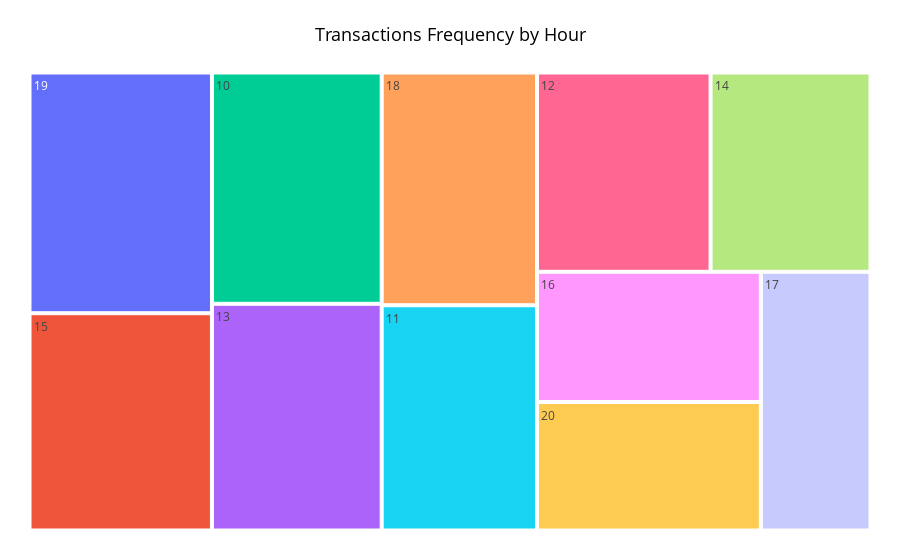

This figure's notebook cell:
### Code cell
fig4=px.treemap(markethour, path=['hour'], values='total', color_continuous_midpoint=50)
fig4.update_layout(title={'text': 'Transactions Frequency by Hour','font': {'color': 'black', 'size': 18}},
                   font_color='black', title_x=0.5, title_y=0.95, margin = dict(t=50, l=25, r=25, b=25))
fig4.show()

### Figure 1 — Plotly figure (JSON) as saved in the notebook; plotly's stock layout.template omitted (floating-point values rounded to 4 significant figures)
{"data": [{"branchvalues": "total", "domain": {"x": [0, 1], "y": [0, 1]}, "hovertemplate": "labels=%{label}<br>total=%{value}<br>parent=%{parent}<br>id=%{id}<extra></extra>", "ids": ["10", "11", "12", "13", "14", "15", "16", "17", "18", "19", "20"], "labels": ["10", "11", "12", "13", "14", "15", "16", "17", "18", "19", "20"], "name": "", "parents": ["", "", "", "", "", "", "", "", "", "", ""], "type": "treemap", "values": [101, 90, 89, 99, 82, 102, 75, 73, 93, 113, 74]}], "layout": {"font": {"color": "black"}, "legend": {"tracegroupgap": 0}, "margin": {"b": 25, "l": 25, "r": 25, "t": 50}, "title": {"font": {"color": "black", "size": 18}, "text": "Transactions Frequency by Hour", "x": 0.5, "y": 0.95}}}
